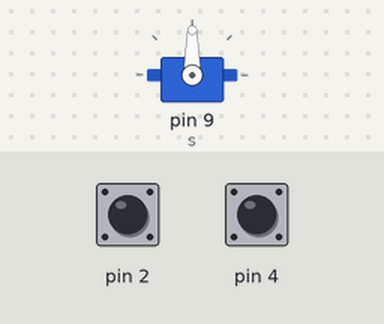
A sketch run on a simulated Arduino Uno, built with avr-gcc and run on an emulated ATmega328P. Shown: servo. The inputs (shaded band) are chosen by the test bench; at power-on: pin 4 HIGH, pin 2 HIGH. What the sketch prints to the serial monitor is not drawn.

Above: at 1.2 s.
1.3 s: pin 4 pulled LOW for 0.15 s
At 2.2 s:
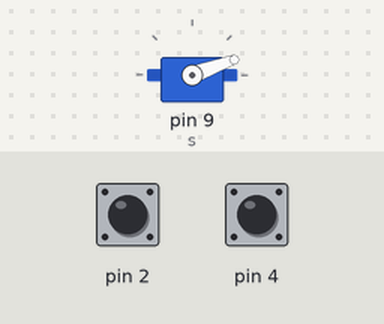
2.9 s: pin 2 pulled LOW for 1 s
At 3.4 s:
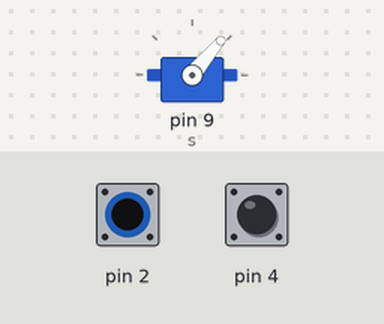
5.4 s: pin 4 pulled LOW for 1 s
At 6.6 s:
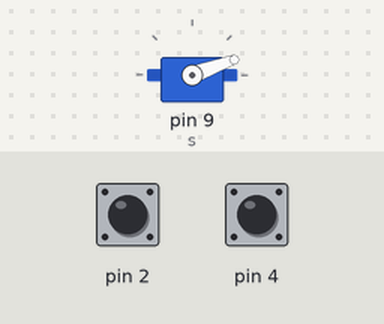
7.9 s: pin 2 pulled LOW for 0.15 s
At 8.4 s:
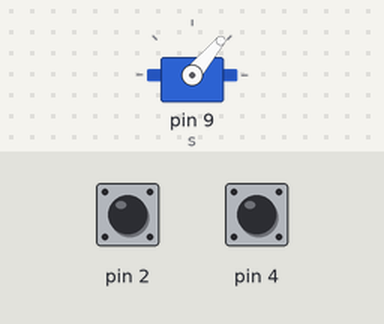
9.5 s: pin 2 driven LOW and pin 4 driven LOW
At 10.2 s:
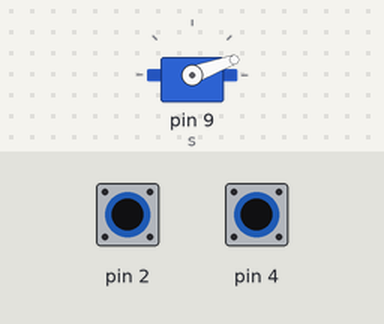
12.5 s: pin 2 driven HIGH
Timing chart, 0 to 15.5 s (numbered marks = the images above; inputs shaded):
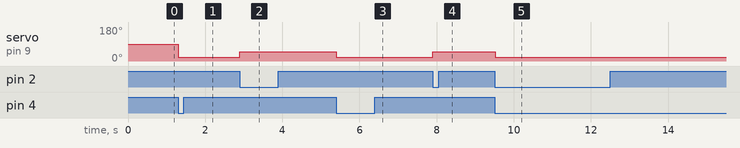

Measured:
- after the input at 1.3 s, servo on pin 9 (s): 90° → 20° at once
- after the input at 2.9 s, servo on pin 9 (s): 20° → 50° at once
- after the input at 5.4 s, servo on pin 9 (s): 50° → 20° at once
- after the input at 7.9 s, servo on pin 9 (s): 20° → 50° at once
- after the input at 9.5 s, servo on pin 9 (s): 50° → 20° at once
- after the input at 12.5 s, every drawn part: stays the same

The sketch:

direita_esquerda.ino
```cpp
#include <Servo.h>

Servo s;
int valor;
void setup (){
  s.attach(9);
  pinMode(2, INPUT);
  digitalWrite (2, HIGH);
  pinMode(4, INPUT);
  digitalWrite (4, HIGH);
  Serial.begin(9600);
}
void loop (){
  Serial.write(valor);

  valor = digitalRead (2);
  if (valor !=1){
    s.write(50);
    delay(15);
  }
  valor = digitalRead(4);
  if (valor!=1){
    s.write (20);
    delay(15);
  }
}
```
